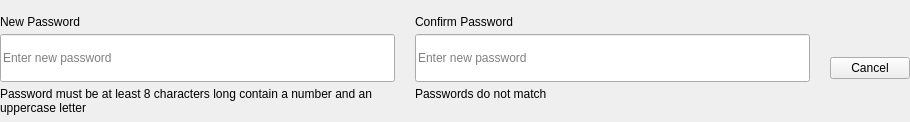
                       <widget class="QFrame" name="profile_new_pass_frame">
                        <property name="minimumSize">
                         <size>
                          <width>0</width>
                          <height>100</height>
                         </size>
                        </property>
                        <layout class="QHBoxLayout" name="profile_new_pass_layout">
                         <property name="spacing">
                          <number>20</number>
                         </property>
                         <property name="leftMargin">
                          <number>0</number>
                         </property>
                         <property name="topMargin">
                          <number>15</number>
                         </property>
                         <property name="rightMargin">
                          <number>0</number>
                         </property>
                         <property name="bottomMargin">
                          <number>0</number>
                         </property>
                         <item alignment="Qt::AlignTop">
                          <widget class="QFrame" name="profile_new_pass_inframe">
                           <layout class="QVBoxLayout" name="profile_new_pass_inlayout">
                            <property name="spacing">
                             <number>5</number>
                            </property>
                            <property name="leftMargin">
                             <number>0</number>
                            </property>
                            <property name="topMargin">
                             <number>0</number>
                            </property>
                            <property name="rightMargin">
                             <number>0</number>
                            </property>
                            <property name="bottomMargin">
                             <number>0</number>
                            </property>
                            <item>
                             <widget class="QLabel" name="profile_new_pass">
                              <property name="text">
                               <string>New Password</string>
                              </property>
                             </widget>
                            </item>
                            <item>
                             <widget class="QLineEdit" name="profile_new_pass_input">
                              <property name="minimumSize">
                               <size>
                                <width>395</width>
                                <height>48</height>
                               </size>
                              </property>
                              <property name="echoMode">
                               <enum>QLineEdit::Password</enum>
                              </property>
                              <property name="placeholderText">
                               <string>Enter new password</string>
                              </property>
                             </widget>
                            </item>
                            <item>
                             <widget class="QLabel" name="profile_error_pass">
                              <property name="minimumSize">
                               <size>
                                <width>0</width>
                                <height>35</height>
                               </size>
                              </property>
                              <property name="maximumSize">
                               <size>
                                <width>395</width>
                                <height>16777215</height>
                               </size>
                              </property>
                              <property name="text">
                               <string>Password must be at least 8 characters long contain a number and an uppercase letter</string>
                              </property>
                              <property name="alignment">
                               <set>Qt::AlignLeading|Qt::AlignLeft|Qt::AlignTop</set>
                              </property>
                              <property name="wordWrap">
                               <bool>true</bool>
                              </property>
                             </widget>
                            </item>
                           </layout>
                          </widget>
                         </item>
                         <item alignment="Qt::AlignTop">
                          <widget class="QFrame" name="profile_new_pass2_inframe">
                           <layout class="QVBoxLayout" name="profile_new_pass2_inlayout">
                            <property name="spacing">
                             <number>5</number>
                            </property>
                            <property name="leftMargin">
                             <number>0</number>
                            </property>
                            <property name="topMargin">
                             <number>0</number>
                            </property>
                            <property name="rightMargin">
                             <number>0</number>
                            </property>
                            <property name="bottomMargin">
                             <number>0</number>
                            </property>
                            <item>
                             <widget class="QLabel" name="profile_new_pass2">
                              <property name="text">
                               <string>Confirm Password</string>
                              </property>
                             </widget>
                            </item>
                            <item>
                             <widget class="QLineEdit" name="profile_new_pass2_input">
                              <property name="minimumSize">
                               <size>
                                <width>395</width>
                                <height>48</height>
                               </size>
                              </property>
                              <property name="echoMode">
                               <enum>QLineEdit::Password</enum>
                              </property>
                              <property name="placeholderText">
                               <string>Enter new password</string>
                              </property>
                             </widget>
                            </item>
                            <item>
                             <widget class="QLabel" name="profile_error_pass2">
                              <property name="text">
                               <string>Passwords do not match</string>
                              </property>
                             </widget>
                            </item>
                           </layout>
                          </widget>
                         </item>
                         <item alignment="Qt::AlignVCenter">
                          <widget class="QPushButton" name="profile_pass_cancel_butt">
                           <property name="cursor">
                            <cursorShape>PointingHandCursor</cursorShape>
                           </property>
                           <property name="text">
                            <string>Cancel</string>
                           </property>
                          </widget>
                         </item>
                        </layout>
                       </widget>
